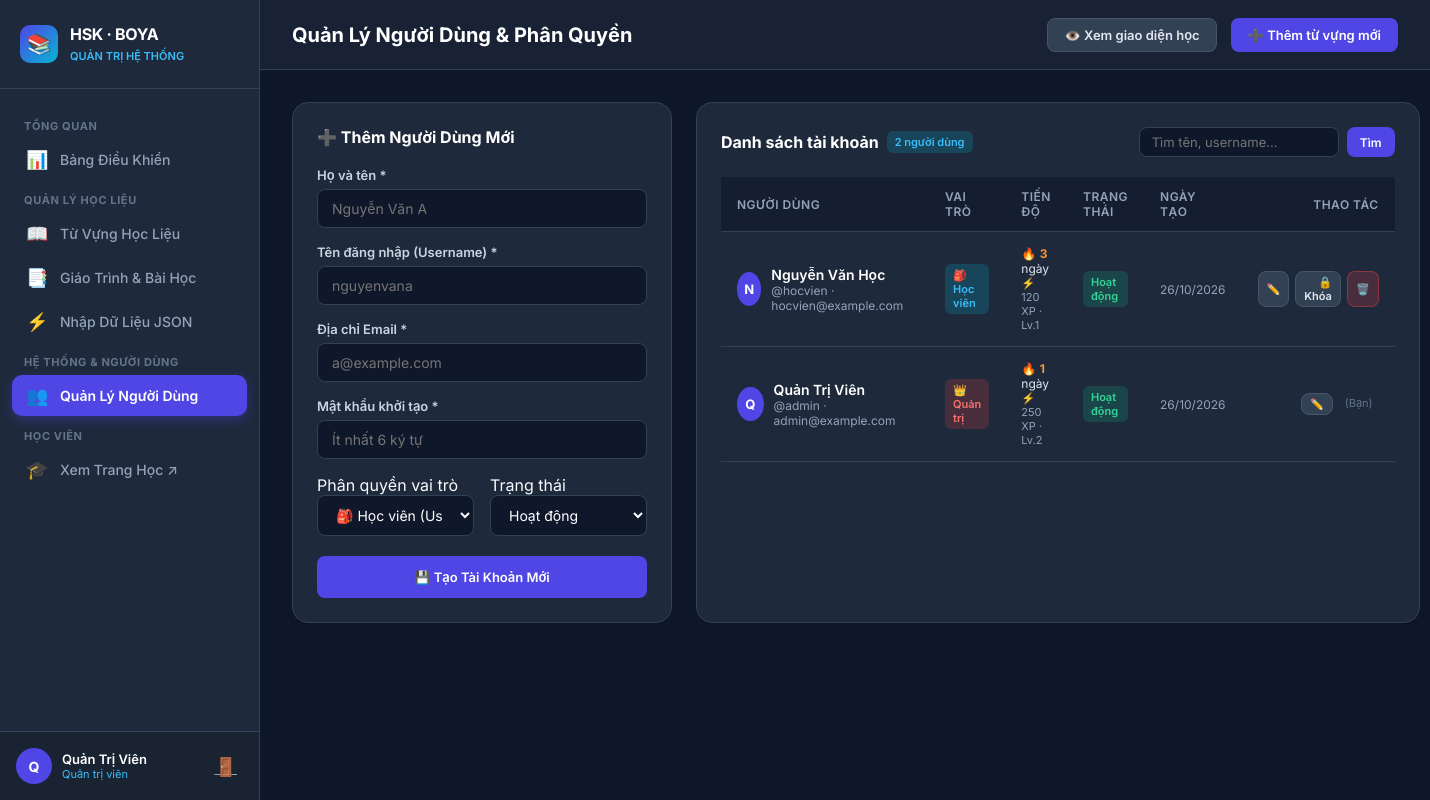
The page /admin/users.php (signed in) on the database its author committed.
### tables this page shows
CREATE TABLE IF NOT EXISTS `users` (
  `id` INT AUTO_INCREMENT PRIMARY KEY,
  `username` VARCHAR(50) NOT NULL UNIQUE,
  `email` VARCHAR(100) NOT NULL UNIQUE,
  `password` VARCHAR(255) NOT NULL,
  `full_name` VARCHAR(100) NOT NULL,
  `role` ENUM('admin', 'user') NOT NULL DEFAULT 'user',
  `avatar` VARCHAR(255) DEFAULT NULL,
  `status` TINYINT(1) NOT NULL DEFAULT 1 COMMENT '1: Hoạt động, 0: Bị khóa',
  `created_at` DATETIME NOT NULL DEFAULT CURRENT_TIMESTAMP,
  `updated_at` DATETIME NOT NULL DEFAULT CURRENT_TIMESTAMP ON UPDATE CURRENT_TIMESTAMP
);

CREATE TABLE IF NOT EXISTS `user_stats` (
  `user_id` INT PRIMARY KEY,
  `streak_count` INT NOT NULL DEFAULT 1,
  `longest_streak` INT NOT NULL DEFAULT 1,
  `last_learned_date` DATE DEFAULT NULL,
  `total_xp` INT NOT NULL DEFAULT 50,
  `level` INT NOT NULL DEFAULT 1,
  `updated_at` DATETIME NOT NULL DEFAULT CURRENT_TIMESTAMP ON UPDATE CURRENT_TIMESTAMP,
  CONSTRAINT `fk_stats_user` FOREIGN KEY (`user_id`) REFERENCES `users` (`id`) ON DELETE CASCADE
);

### includes/auth.php (called while the page is built, shortened)
<?php
function current_user(): ?array {
    return $_SESSION['user'] ?? null;
}
function current_user_id(): ?int {
    return $_SESSION['user']['id'] ?? null;
}

### includes/helpers.php (called while the page is built, shortened)
<?php
function e(?string $string): string {
    return htmlspecialchars($string ?? '', ENT_QUOTES, 'UTF-8');
}
function get(string $key, $default = '') {
    return isset($_GET[$key]) ? trim((string)$_GET[$key]) : $default;
}

### admin/users.php (the view, shortened to what this page needs)
<?php
require_once __DIR__ . '/layout.php';
$pdo = getDbConnection();
$currentAdminId = current_user_id();
$editUser = null;
$search = trim(get('search', ''));
$params = [];
$whereSql = "";
$sql = "SELECT u.*, s.streak_count, s.total_xp, s.level
    FROM users u
    LEFT JOIN user_stats s ON u.id = s.user_id
    $whereSql
    ORDER BY u.id DESC";
$stmtUsers = $pdo->prepare($sql);
$stmtUsers->execute($params);
$usersList = $stmtUsers->fetchAll();
renderAdminHeader('Quản Lý Người Dùng & Phân Quyền', 'users');
?>
<div style="display: grid; grid-template-columns: 380px 1fr; gap: 24px;">
    <div class="card">
        <div class="card-title" style="margin-bottom: 20px;">
            <?= $editUser ? ('✏️ Sửa Tài Khoản: @' . e($editUser['username'])) : '➕ Thêm Người Dùng Mới' ?>
        </div>
        <form method="POST">
            <div class="form-group">
                <label>Họ và tên *</label>
                <input type="text" name="full_name" class="form-control" placeholder="Nguyễn Văn A" value="<?= e($editUser['full_name'] ?? '') ?>" required>
            </div>
            <div class="form-group">
                <label>Tên đăng nhập (Username) *</label>
                <input type="text" name="username" class="form-control" placeholder="nguyenvana" value="<?= e($editUser['username'] ?? '') ?>" required>
            </div>
            <div class="form-group">
                <label>Địa chỉ Email *</label>
                <input type="email" name="email" class="form-control" placeholder="a@example.com" value="<?= e($editUser['email'] ?? '') ?>" required>
            </div>
            <div class="form-group">
                <label><?= $editUser ? 'Mật khẩu mới (Bỏ trống nếu không đổi)' : 'Mật khẩu khởi tạo *' ?></label>
                <input type="password" name="password" class="form-control" placeholder="<?= $editUser ? 'Nhập mật khẩu mới...' : 'Ít nhất 6 ký tự' ?>" <?= $editUser ? '' : 'required' ?>>
            </div>
            <div class="form-row">
                <div class="form-col">
                    <label>Phân quyền vai trò</label>
                    <select name="role" class="form-control">
                        <option value="user" <?= ($editUser['role'] ?? '') === 'user' ? 'selected' : '' ?>>🎒 Học viên (User)</option>
                    </select>
                </div>
                <div class="form-col">
                    <label>Trạng thái</label>
                    <select name="status" class="form-control">
                        <option value="1" <?= ((int)($editUser['status'] ?? 1) === 1) ? 'selected' : '' ?>>Hoạt động</option>
                    </select>
                </div>
            </div>
            <div style="display:flex; gap:10px; margin-top:20px;">
                <button type="submit" class="btn-pill btn-primary" style="flex:2; justify-content:center; padding:12px;">
                    💾 <?= $editUser ? 'Cập Nhật Người Dùng' : 'Tạo Tài Khoản Mới' ?>
                </button>
            </div>
        </form>
    </div>
    <div class="card">
        <div class="card-header">
            <div class="card-title">
                <span>Danh sách tài khoản</span>
                <span class="badge badge-info"><?= count($usersList) ?> người dùng</span>
            </div>
            <form method="GET" style="display:flex; gap:8px;">
                <input type="text" name="search" class="form-control" style="width:200px; padding:6px 12px; font-size:13px;" placeholder="Tìm tên, username..." value="<?= e($search) ?>">
                <button type="submit" class="btn-pill btn-primary" style="padding:6px 12px; font-size:12px;">Tìm</button>
            </form>
        </div>
        <div class="table-responsive">
            <table class="admin-table">
                <thead>
                    <tr>
                        <th>Người dùng</th>
                        <th>Vai trò</th>
                        <th>Tiến độ</th>
                        <th>Trạng thái</th>
                        <th>Ngày tạo</th>
                        <th style="text-align:right;">Thao tác</th>
                    </tr>
                </thead>
                <tbody>
                    <?php if (empty($usersList)): ?>
                        <tr><td colspan="6" style="text-align:center; padding:24px; color:#94a3b8;">Không tìm thấy người dùng nào.</td></tr>
                    <?php else: ?>
                        <?php foreach ($usersList as $u): ?>
                            <tr>
                                <td>
                                    <div style="display:flex; align-items:center; gap:10px;">
                                        <div style="width:34px; height:34px; border-radius:50%; background:#4f46e5; color:#fff; display:flex; align-items:center; justify-content:center; font-weight:700; font-size:13px;">
                                            <?= mb_strtoupper(mb_substr($u['full_name'], 0, 1)) ?>
                                        </div>
                                        <div>
                                            <div style="font-weight:600; color:#fff;"><?= e($u['full_name']) ?></div>
                                            <div style="font-size:12px; color:#94a3b8;">@<?= e($u['username']) ?> · <?= e($u['email']) ?></div>
                                        </div>
                                    </div>
                                </td>
                                <td>
                                    <?php if ($u['role'] === 'admin'): ?>
                                        <span class="badge badge-danger">👑 Quản trị</span>
                                    <?php else: ?>
                                        <span class="badge badge-info">🎒 Học viên</span>
                                    <?php endif; ?>
                                </td>
                                <td>
                                    <div style="font-size:12px;">
                                        🔥 <strong style="color:#fb923c;"><?= $u['streak_count'] ?? 1 ?></strong> ngày
                                    </div>
                                    <div style="font-size:11px; color:#94a3b8;">
                                        ⚡ <?= $u['total_xp'] ?? 50 ?> XP · Lv.<?= $u['level'] ?? 1 ?>
                                    </div>
                                </td>
                                <td>
                                    <?php if ((int)$u['status'] === 1): ?>
                                        <span class="badge badge-success">Hoạt động</span>
                                    <?php else: ?>
                                        <span class="badge badge-danger">Đã khóa</span>
                                    <?php endif; ?>
                                </td>
                                <td style="font-size:12px; color:#94a3b8;">
                                    <?= date('d/m/Y', strtotime($u['created_at'])) ?>
                                </td>
                                <td style="text-align:right;">
                                    <div style="display:inline-flex; gap:6px;">
                                        <a href="users.php?action=edit&id=<?= $u['id'] ?>" class="btn-pill btn-secondary" style="font-size:11px; padding:3px 8px;" title="Chỉnh sửa">
                                            ✏️
                                        </a>
                                        <?php if ($u['id'] != $currentAdminId): ?>
                                            <a href="users.php?action=toggle_status&id=<?= $u['id'] ?>" class="btn-pill <?= (int)$u['status'] === 1 ? 'btn-secondary' : 'btn-primary' ?>" style="font-size:11px; padding:3px 8px;" title="<?= (int)$u['status'] === 1 ? 'Khóa tài khoản' : 'Mở khóa' ?>">
                                                <?= (int)$u['status'] === 1 ? '🔒 Khóa' : '🔓 Mở' ?>
                                            </a>
                                            <a href="users.php?action=delete&id=<?= $u['id'] ?>" class="btn-pill btn-danger" style="font-size:11px; padding:3px 8px;" onclick="return confirm('Bạn có chắc chắn muốn xóa tài khoản @<?= e($u['username']) ?> không?')" title="Xóa vĩnh viễn">
                                                🗑️
                                            </a>
                                        <?php else: ?>
                                            <span style="font-size:11px; color:#64748b; padding:3px 6px;">(Bạn)</span>
                                        <?php endif; ?>
                                    </div>
                                </td>
                            </tr>
                        <?php endforeach; ?>
                    <?php endif; ?>
                </tbody>
            </table>
        </div>
    </div>
</div>
<?php
renderAdminFooter();

### admin/layout.php (shortened to what this page needs)
<?php
require_once __DIR__ . '/../includes/auth.php';
require_once __DIR__ . '/../includes/helpers.php';
$currentUser = current_user();
function renderAdminHeader(string $pageTitle, string $activeNav = 'dashboard') {
    global $currentUser;
?>
<!DOCTYPE html>
<html lang="vi">
<head>
</head>
<body>
    <aside class="admin-sidebar">
        <div class="sidebar-brand">
            <div class="brand-icon">📚</div>
            <div class="brand-text">
                <h2>HSK · BOYA</h2>
                <span>Quản Trị Hệ Thống</span>
            </div>
        </div>
        <ul class="sidebar-menu">
            <li class="menu-label">Tổng Quan</li>
            <li class="menu-item <?= $activeNav === 'dashboard' ? 'active' : '' ?>">
                <a href="index.php">
                    <span class="icon">📊</span>
                    <span>Bảng Điều Khiển</span>
                </a>
            </li>
            <li class="menu-label">Quản Lý Học Liệu</li>
            <li class="menu-item <?= $activeNav === 'vocab' ? 'active' : '' ?>">
                <a href="vocab.php">
                    <span class="icon">📖</span>
                    <span>Từ Vựng Học Liệu</span>
                </a>
            </li>
            <li class="menu-item <?= $activeNav === 'books' ? 'active' : '' ?>">
                <a href="books.php">
                    <span class="icon">📑</span>
                    <span>Giáo Trình & Bài Học</span>
                </a>
            </li>
            <li class="menu-item <?= $activeNav === 'import' ? 'active' : '' ?>">
                <a href="import.php">
                    <span class="icon">⚡</span>
                    <span>Nhập Dữ Liệu JSON</span>
                </a>
            </li>
            <li class="menu-label">Hệ Thống & Người Dùng</li>
            <li class="menu-item <?= $activeNav === 'users' ? 'active' : '' ?>">
                <a href="users.php">
                    <span class="icon">👥</span>
                    <span>Quản Lý Người Dùng</span>
                </a>
            </li>
            <li class="menu-label">Học Viên</li>
            <li class="menu-item">
                <a href="../word_learning.php" target="_blank">
                    <span class="icon">🎓</span>
                    <span>Xem Trang Học ↗</span>
                </a>
            </li>
        </ul>
        <div class="sidebar-footer">
            <div class="user-mini">
                <div class="user-avatar"><?= mb_strtoupper(mb_substr($currentUser['full_name'] ?? 'A', 0, 1)) ?></div>
                <div class="user-info">
                    <div class="user-name"><?= e($currentUser['full_name']) ?></div>
                    <div class="user-role">Quản trị viên</div>
                </div>
            </div>
            <a href="../logout.php" class="btn-logout" title="Đăng xuất">🚪</a>
        </div>
    </aside>
    <main class="admin-main">
        <header class="admin-topbar">
            <div class="topbar-title">
                <h1><?= e($pageTitle) ?></h1>
            </div>
            <div class="topbar-actions">
                <a href="../word_learning.php" class="btn-pill btn-secondary" target="_blank">
                    <span>👁️ Xem giao diện học</span>
                </a>
                <a href="vocab.php?action=create" class="btn-pill btn-primary">
                    <span>➕ Thêm từ vựng mới</span>
                </a>
            </div>
        </header>
        <div class="admin-content">
<?php
}
function renderAdminFooter() {
?>
        </div>
    </main>
</body>
</html>
<?php
}

### rows shown on the page
users: full_name "Q", full_name "Quản Trị Viên"
user_stats: user_id.full_name "N", user_id.full_name "Nguyễn Văn Học", user_id.username "hocvien", user_id.email "hocvien@example.com", shows "🎒 Học viên", streak_count "3", total_xp "120", level "1", user_id.created_at "26/10/2026", shows "🔒 Khóa"
user_stats: user_id.full_name "Q", user_id.full_name "Quản Trị Viên", user_id.username "admin", user_id.email "admin@example.com", shows "👑 Quản trị", streak_count "1", total_xp "250", level "2", user_id.created_at "26/10/2026", shows "(Bạn)"

### other values the page prints
$pageTitle "Quản Lý Người Dùng & Phân Quyền"
count($usersList) "2"
